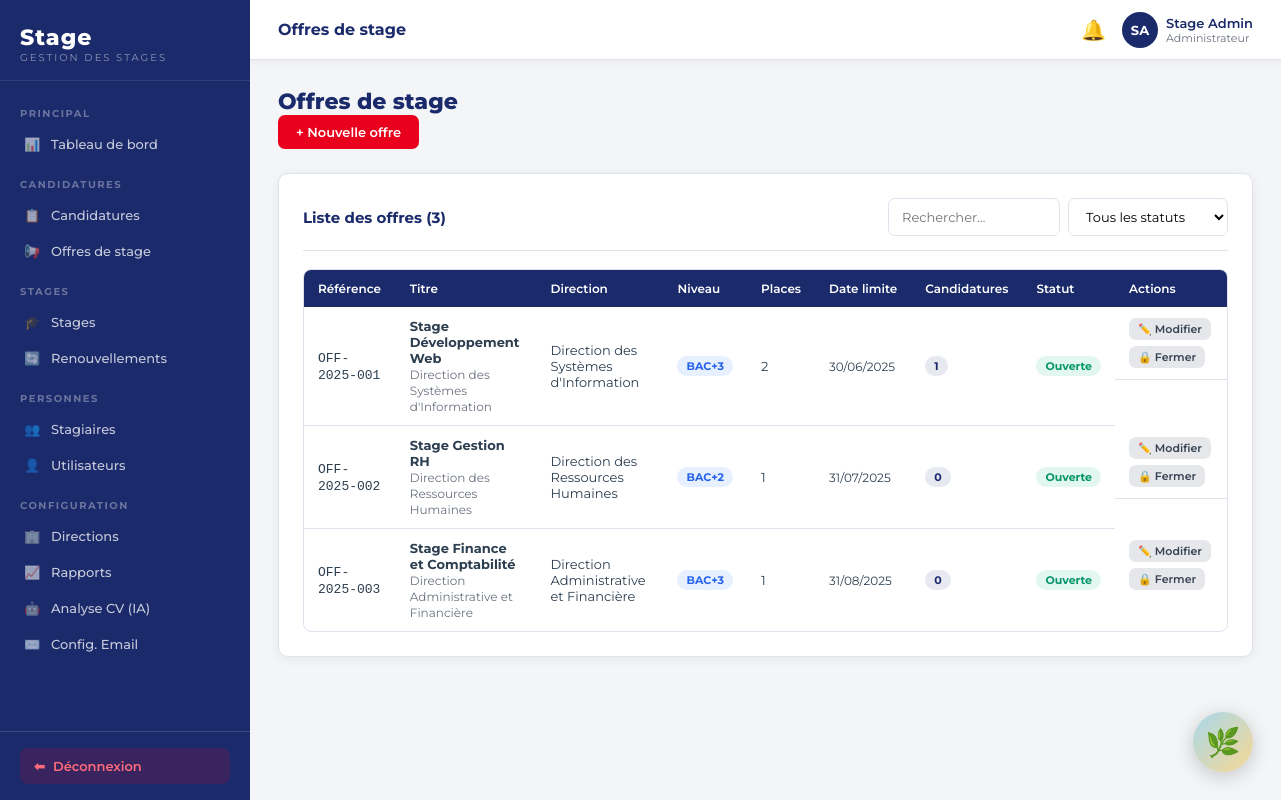
The app's page /backoffice.php?page=offres (signed in) with its own data.
### tables this page shows
CREATE TABLE IF NOT EXISTS offres_stage (
    id INT AUTO_INCREMENT PRIMARY KEY,
    reference VARCHAR(30) UNIQUE NOT NULL,
    titre VARCHAR(200) NOT NULL,
    description TEXT,
    profil_recherche TEXT,
    direction_id INT,
    domaine_id INT,
    niveau_minimum ENUM('bac','bac+2','bac+3','bac+4','bac+5','doctorat') DEFAULT 'bac+3',
    experience_minimale INT DEFAULT 0 COMMENT 'en mois',
    nb_places INT DEFAULT 1,
    date_publication DATE,
    date_limite DATE,
    statut ENUM('ouverte','fermee','archivee') DEFAULT 'ouverte',
    creee_par INT,
    created_at TIMESTAMP DEFAULT CURRENT_TIMESTAMP,
    FOREIGN KEY (direction_id) REFERENCES directions(id) ON DELETE SET NULL,
    FOREIGN KEY (domaine_id) REFERENCES domaines(id) ON DELETE SET NULL,
    FOREIGN KEY (creee_par) REFERENCES utilisateurs(id) ON DELETE SET NULL
);

CREATE TABLE IF NOT EXISTS directions (
    id INT AUTO_INCREMENT PRIMARY KEY,
    libelle VARCHAR(150) NOT NULL,
    abreviation VARCHAR(20),
    actif TINYINT(1) DEFAULT 1,
    created_at TIMESTAMP DEFAULT CURRENT_TIMESTAMP
);

### backoffice.php (called while the page is built, shortened)
<?php
require_once __DIR__ . '/config.php';
$page = preg_replace('/[^a-zA-Z0-9_\-]/', '', $_GET['page'] ?? 'dashboard');
$file = __DIR__ . "/pages/admin/{$page}.php";
include $file;

### pages/admin/offres.php (the view, shortened to what this page needs)
<?php
$pdo = getPDO();
$offres = $pdo->query('
    SELECT o.*, d.libelle AS direction, dom.libelle AS domaine,
           u.nom AS createur_nom, u.prenom AS createur_prenom,
           (SELECT COUNT(*) FROM candidatures c WHERE c.offre_id = o.id) AS nb_candidatures
    FROM offres_stage o
    LEFT JOIN directions d   ON o.direction_id = d.id
    LEFT JOIN domaines dom   ON o.domaine_id   = dom.id
    LEFT JOIN utilisateurs u ON o.creee_par    = u.id
    ORDER BY o.created_at DESC
')->fetchAll();
require __DIR__ . '/../../includes/header.php';
?>
<div class="page-header">
  <h1>Offres de stage</h1>
  <?php if (hasRole('administrateur', 'habilite')): ?>
  <a href="backoffice.php?page=offres&amp;show=new_offre" class="btn btn-danger">+ Nouvelle offre</a>
  <?php endif; ?>
</div>
<div class="card">
  <div class="card-header">
    <h3 class="card-title">Liste des offres (<?= count($offres) ?>)</h3>
    <div style="display:flex;gap:8px">
      <input type="text" id="search-offre" class="form-control"
             placeholder="Rechercher…" oninput="filterOffres()" style="max-width:200px">
      <select id="filter-statut" class="form-control" onchange="filterOffres()" style="max-width:160px">
        <option value="">Tous les statuts</option>
      </select>
    </div>
  </div>
  <div class="table-wrap">
    <table id="table-offres">
      <thead>
        <tr>
          <th>Référence</th>
          <th>Titre</th>
          <th>Direction</th>
          <th>Niveau</th>
          <th>Places</th>
          <th>Date limite</th>
          <th>Candidatures</th>
          <th>Statut</th>
          <th>Actions</th>
        </tr>
      </thead>
      <tbody>
        <?php foreach ($offres as $o): ?>
        <tr data-statut="<?= h($o['statut']) ?>"
            data-search="<?= h(strtolower($o['titre'] . ' ' . ($o['direction'] ?? ''))) ?>">
          <td><code><?= h($o['reference']) ?></code></td>
          <td>
            <strong><?= h($o['titre']) ?></strong>
            <?php if ($o['direction']): ?>
            <br><span class="text-muted text-sm"><?= h($o['direction']) ?></span>
            <?php endif; ?>
          </td>
          <td><?= h($o['direction'] ?? '—') ?></td>
          <td><span class="badge badge-info"><?= h(strtoupper($o['niveau_minimum'] ?? '—')) ?></span></td>
          <td><?= (int)$o['nb_places'] ?></td>
          <td class="text-sm"><?= $o['date_limite'] ? date('d/m/Y', strtotime($o['date_limite'])) : '—' ?></td>
          <td><span class="badge badge-primary"><?= (int)$o['nb_candidatures'] ?></span></td>
          <td><?= statusBadge($o['statut']) ?></td>
          <td class="td-actions">
            <?php if (hasRole('administrateur', 'habilite')): ?>
            <a href="backoffice.php?page=offres&amp;show=edit_offre&amp;id=<?= (int)$o['id'] ?>"
               class="btn btn-xs btn-secondary">✏️ Modifier</a>
            <?php endif; ?>
            <a href="backoffice.php?action=toggle_offre&amp;id=<?= (int)$o['id'] ?>"
               class="btn btn-xs btn-secondary"
               title="<?= $o['statut'] === 'ouverte' ? 'Fermer l\'offre' : 'Rouvrir l\'offre' ?>">
              <?= $o['statut'] === 'ouverte' ? '🔒 Fermer' : '🔓 Rouvrir' ?>
            </a>
          </td>
        </tr>
        <?php endforeach; ?>
      </tbody>
    </table>
  </div>
</div>
<?php require __DIR__ . '/../../includes/footer.php'; ?>

### config.php (shortened to what this page needs)
<?php
function h(string $s): string {
    return htmlspecialchars($s, ENT_QUOTES, 'UTF-8');
}
function hasRole(string ...$roles): bool {
    return in_array($_SESSION['user']['role'], $roles, true);
}
function statusBadge(string $statut): string {
    $map = [
        'soumise'        => ['Soumise', 'badge-info'],
        'niv1_en_cours'  => ['Niv.1 en cours', 'badge-warning'],
        'niv1_valide'    => ['Niv.1 validé', 'badge-primary'],
        'validee'        => ['Validée', 'badge-success'],
        'niv1_rejete'    => ['Niv.1 rejeté', 'badge-danger'],
        'rejetee'        => ['Rejetée', 'badge-danger'],
        'complement'     => ['Complément requis', 'badge-warning'],
        'preparation'    => ['Préparation', 'badge-info'],
        'en_cours'       => ['En cours', 'badge-success'],
        'renouvele'      => ['Renouvelé', 'badge-primary'],
        'termine'        => ['Terminé', 'badge-secondary'],
        'interrompu'     => ['Interrompu', 'badge-warning'],
        'annule'         => ['Annulé', 'badge-danger'],
        'ouverte'        => ['Ouverte', 'badge-success'],
        'fermee'         => ['Fermée', 'badge-warning'],
        'archivee'       => ['Archivée', 'badge-secondary'],
        'en_attente'     => ['En attente', 'badge-warning'],
        'valide'         => ['Validé', 'badge-success'],
        'rejete'         => ['Rejeté', 'badge-danger'],
        'precisions'     => ['Précisions requises', 'badge-info'],
        'valide_v'       => ['Validé', 'badge-success'],
        'rejete_v'       => ['Rejeté', 'badge-danger'],
    ];
    [$label, $cls] = $map[$statut] ?? [ucfirst($statut), 'badge-secondary'];
    return "<span class=\"badge $cls\">" . h($label) . '</span>';
}

### includes/header.php (style rules this page uses)
*,*::before,*::after { box-sizing:border-box;margin:0;padding:0 }
html { font-size:15px }
body { font-family:'Montserrat',sans-serif;background:#f4f5f7;color:#2c3e50;display:flex;min-height:100vh }
:root { --navy:#1b2a6b; --navy-dark:#132050; --navy-light:#2d3f8c; --red:#e8001c; --red-dark:#c0001a; --gray-bg:#f4f5f7; --gray-border:#e0e3ed; --gray-text:#6b7280; --white:#ffffff; --success:#10b981; --warning:#f59e0b; --info:#3b82f6; --sidebar-w:250px; }
.page-header { margin-bottom:24px; }
.page-header h1 { font-size:22px;font-weight:800;color:var(--navy); }
.card { background:#fff;border-radius:10px;padding:24px;box-shadow:0 2px 12px rgba(0,0,0,.06);border:1px solid var(--gray-border); }
.card-header { display:flex;align-items:center;justify-content:space-between;margin-bottom:18px;padding-bottom:14px;border-bottom:1px solid var(--gray-border); }
.card-title { font-size:15px;font-weight:700;color:var(--navy); }
.btn { display:inline-flex;align-items:center;gap:6px; padding:9px 18px;border-radius:7px; font-size:13px;font-weight:600;font-family:inherit; border:none;cursor:pointer;transition:all .2s; text-decoration:none;white-space:nowrap; }
.btn-danger { background:var(--red);color:#fff; }
.btn-secondary { background:#e5e7eb;color:#374151; }
.btn-xs { padding:4px 9px;font-size:11px; }
.badge { display:inline-flex;align-items:center; padding:3px 9px;border-radius:99px; font-size:11px;font-weight:700;white-space:nowrap; }
.badge-success { background:rgba(16,185,129,.12);color:#059669; }
.badge-info { background:rgba(59,130,246,.12);color:#2563eb; }
.badge-primary { background:rgba(27,42,107,.1);color:var(--navy); }
.table-wrap { overflow-x:auto;border-radius:8px;border:1px solid var(--gray-border); }
table { width:100%;border-collapse:collapse;font-size:13px; }
thead th { background:var(--navy);color:#fff;padding:11px 14px;font-weight:600;font-size:12px;text-align:left;white-space:nowrap; }
tbody td { padding:11px 14px;border-bottom:1px solid var(--gray-border);vertical-align:middle; }
tbody tr:last-child td { border-bottom:none; }
.td-actions { display:flex;gap:6px;flex-wrap:wrap; }
.form-control { width:100%;padding:9px 13px; border:1.5px solid var(--gray-border);border-radius:7px; font-size:13px;font-family:inherit; transition:border-color .2s;background:#fff; }
.text-muted { color:var(--gray-text); }
.text-sm { font-size:12px; }

### records on screen
offres_stage: reference "OFF-2025-001", titre "Stage Développement Web", direction.libelle "Direction des Systèmes d'Information", niveau_minimum "BAC+3", nb_places "2", date_limite "30/06/2025", nb_candidatures "1", statut "🔒 Fermer"
offres_stage: reference "OFF-2025-002", titre "Stage Gestion RH", direction.libelle "Direction des Ressources Humaines", niveau_minimum "BAC+2", nb_places "1", date_limite "31/07/2025", nb_candidatures "0", statut "🔒 Fermer"
offres_stage: reference "OFF-2025-003", titre "Stage Finance et Comptabilité", direction.libelle "Direction Administrative et Financière", niveau_minimum "BAC+3", nb_places "1", date_limite "31/08/2025", nb_candidatures "0", statut "🔒 Fermer"

### other values on screen
STAGIA_PAGE ?: 'Stage' "Offres de stage"
$initiales "SA"
$prenom . ' ' . $nom "Stage Admin"
$user['role'] "Administrateur"
count($offres) "3"
